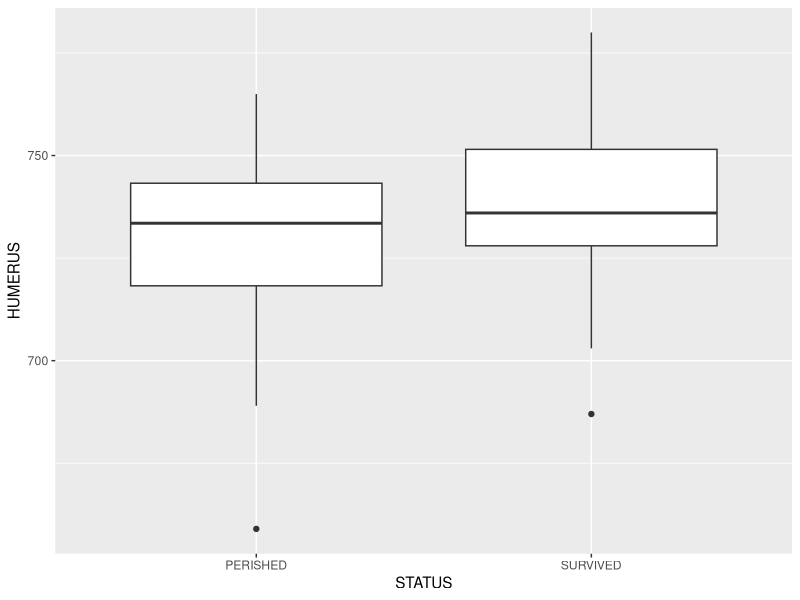
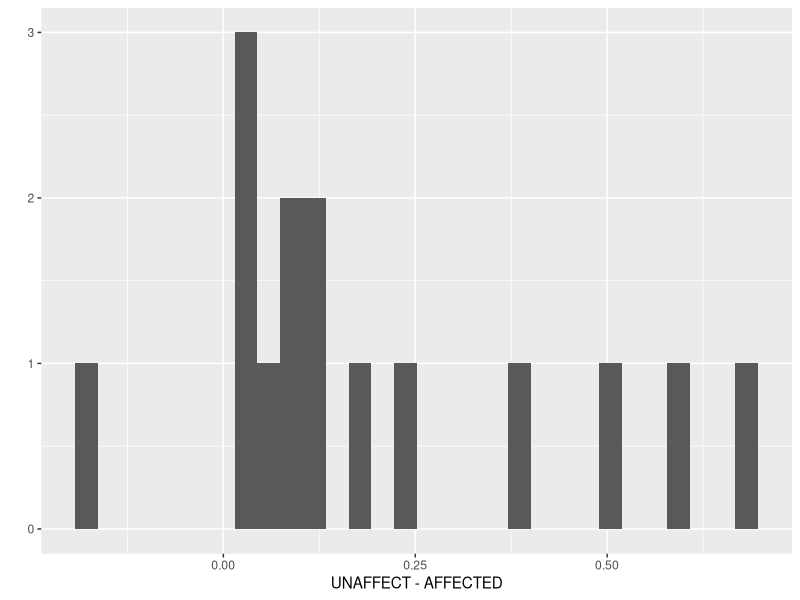
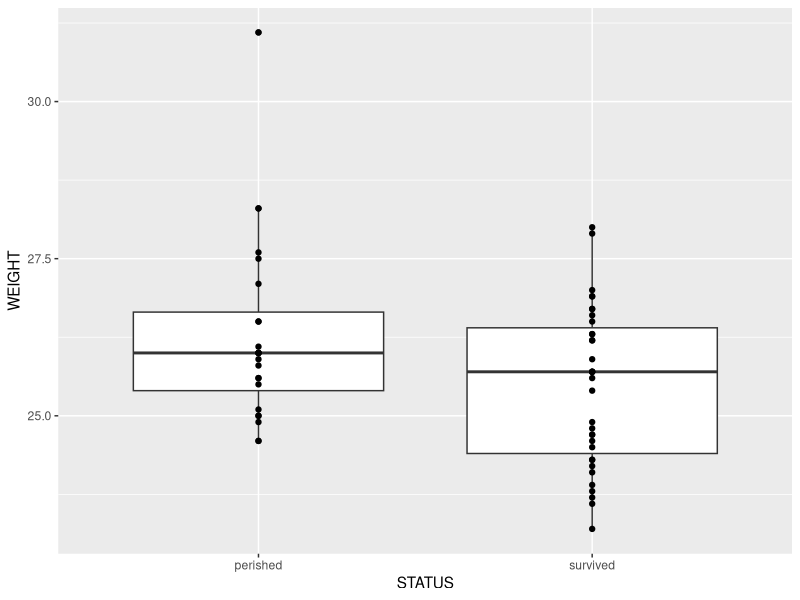
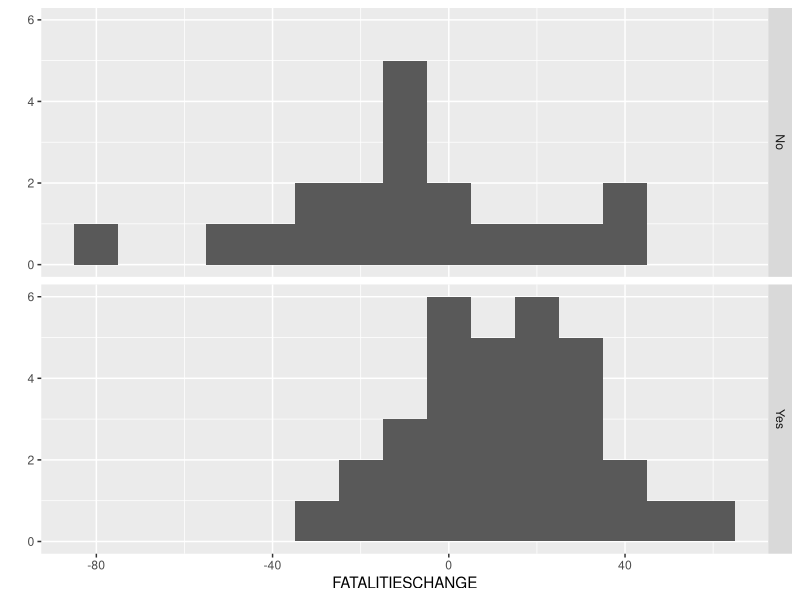

R code for these plots, in order:
## ---- chunk 1
case0201 <- read.csv('ascii/case0201.csv')
library(ggplot2)
## ---- chunk 2
table(case0201$STATUS)
# require(aplpack)
# with(case0201, stem.leaf.backback(HUMERUS[STATUS=='SURVIVED'],
#                                  HUMERUS[STATUS=='PERISHED'], 1))
qplot(STATUS, HUMERUS, data=case0201, geom="boxplot")
## ---- chunk 3
(bt <- t.test(HUMERUS ~ STATUS, data=case0201))
## ---- chunk 4
case0202 <- read.csv('ascii/case0202.csv')
## ---- chunk 5
# unnecessary:
require(reshape2)
case0202$twinnum <- 1:nrow(case0202)
long <- melt(case0202, id.vars='twinnum',
             variable_name = 'status',
             value.name = 'volume')
## ---- chunk 6
qplot(UNAFFECT - AFFECTED, data=case0202)
## ---- chunk 7
(test <- with(case0202, t.test(UNAFFECT, AFFECTED, paired=T)))
## ---- chunk 8
diff <- 280 # users - nonusers (birth weight)
se.diff <- 46.66
deg.free <- 1095
t.stat <- (diff - 0) / se.diff
## ---- chunk 9
half.interval <- qt(.975,deg.free) * se.diff
c(-half.interval, half.interval) + diff
## ---- chunk 10
half.interval <- qt(.95,deg.free) * se.diff
c(-half.interval, half.interval) + diff
## ---- chunk 11
2 * pt(-t.stat, deg.free)
## ---- chunk 12
ex0213 <- read.csv('ascii/ex0112.csv')
## ---- chunk 13
(aves <- with(ex0213, by(BP, DIET, FUN=mean)))
## ---- chunk 14
(sizes <- table(ex0213$DIET))                # the group sizes
(sds <- with(ex0213, by(BP, DIET, FUN=sd)))  # the group standard deviations
(sp <- sqrt(sum((sizes - 1) * sds^2) / (sum(sizes -1)))) # the pooled standard deviation
## ---- chunk 15
(se <- sp * sqrt(sum(1/sizes)))
## ---- chunk 16
ex0221 <- read.csv('ascii/ex0221.csv')
## ---- chunk 17
head(ex0221)
## ---- chunk 18
summary(ex0221$STATUS)
qplot(STATUS, WEIGHT, data=ex0221, geom='boxplot') + geom_point()
t.test(WEIGHT ~ STATUS, data=ex0221)
## ---- chunk 19
heaviest <- which.max(ex0221$WEIGHT)
t.test(WEIGHT ~ STATUS, data=ex0221[-heaviest,])
## ---- chunk 20
ex0223 <- read.csv('ascii/ex0223.csv')
## ---- chunk 21
head(ex0223)
## ---- chunk 22
(table(ex0223$INCREASE))
qplot(FATALITIESCHANGE, data=ex0223, binwidth=10) + facet_grid(facets=INCREASE ~ .)
## ---- chunk 23
(tt <- t.test(FATALITIESCHANGE ~ INCREASE, data=ex0223))
